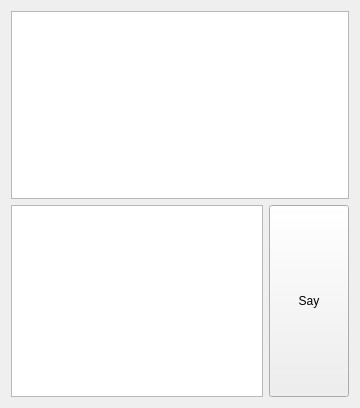
<?xml version="1.0" encoding="UTF-8"?>
<ui version="4.0">
 <class>SpeechControlWidget</class>
 <widget class="QWidget" name="SpeechControlWidget">
  <property name="geometry">
   <rect>
    <x>0</x>
    <y>0</y>
    <width>360</width>
    <height>408</height>
   </rect>
  </property>
  <property name="sizePolicy">
   <sizepolicy hsizetype="Minimum" vsizetype="Minimum">
    <horstretch>0</horstretch>
    <verstretch>0</verstretch>
   </sizepolicy>
  </property>
  <property name="windowTitle">
   <string>Form</string>
  </property>
  <layout class="QGridLayout" name="gridLayout">
   <item row="0" column="0" colspan="2">
    <widget class="LogWidget" name="logScrollHistory">
     <property name="sizePolicy">
      <sizepolicy hsizetype="Minimum" vsizetype="Expanding">
       <horstretch>0</horstretch>
       <verstretch>0</verstretch>
      </sizepolicy>
     </property>
    </widget>
   </item>
   <item row="1" column="0">
    <widget class="QPlainTextEdit" name="plainTextEditSpeechText">
     <property name="sizePolicy">
      <sizepolicy hsizetype="Expanding" vsizetype="Minimum">
       <horstretch>0</horstretch>
       <verstretch>0</verstretch>
      </sizepolicy>
     </property>
    </widget>
   </item>
   <item row="1" column="1">
    <widget class="QPushButton" name="pushButtonSay">
     <property name="sizePolicy">
      <sizepolicy hsizetype="Minimum" vsizetype="Minimum">
       <horstretch>0</horstretch>
       <verstretch>0</verstretch>
      </sizepolicy>
     </property>
     <property name="text">
      <string>Say</string>
     </property>
    </widget>
   </item>
  </layout>
 </widget>
 <customwidgets>
  <customwidget>
   <class>LogWidget</class>
   <extends>QPlainTextEdit</extends>
   <header>widgets/LogWidget.hpp</header>
  </customwidget>
 </customwidgets>
 <resources/>
 <connections/>
</ui>
